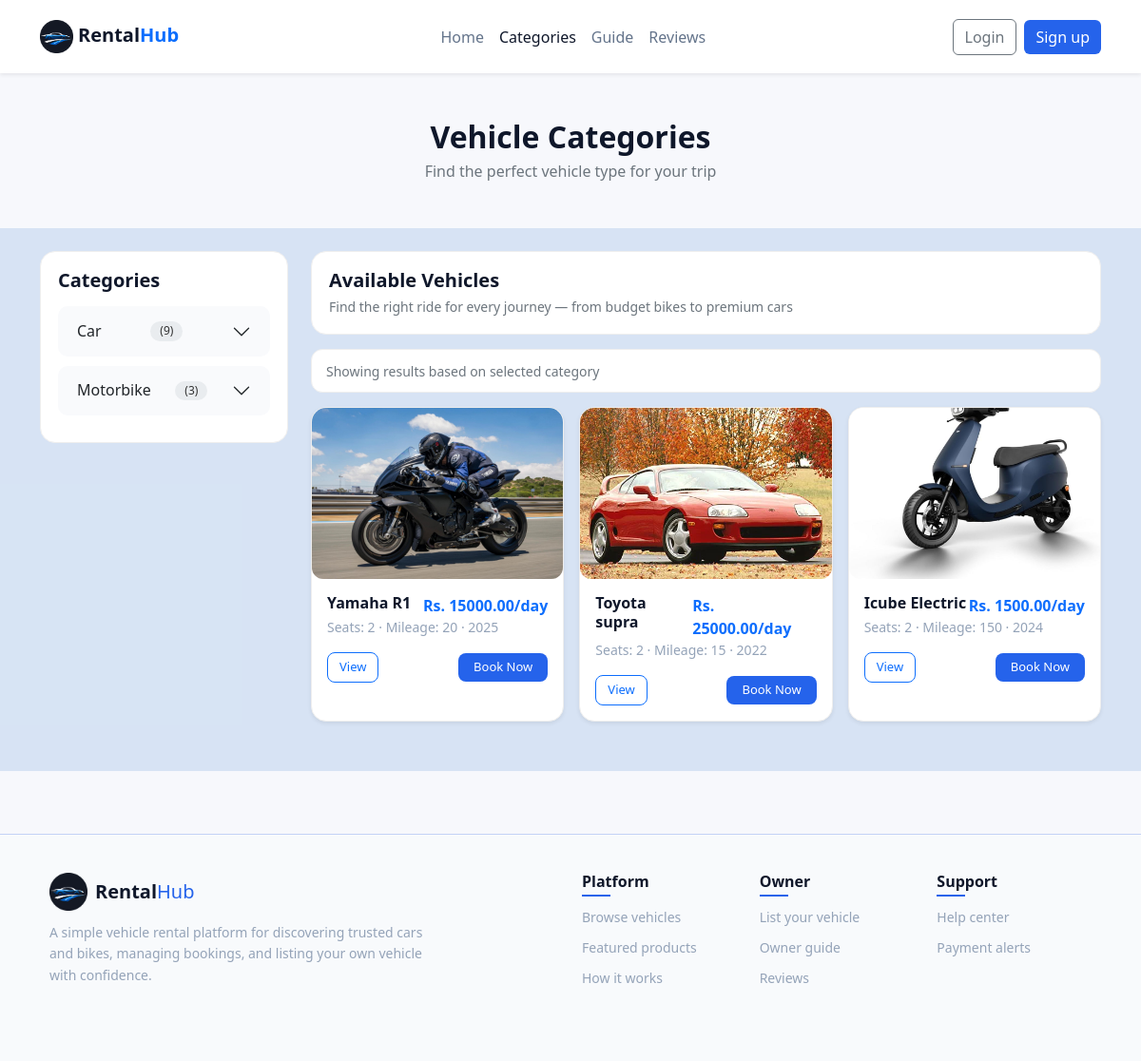
Page /category/ on the earlier database version.
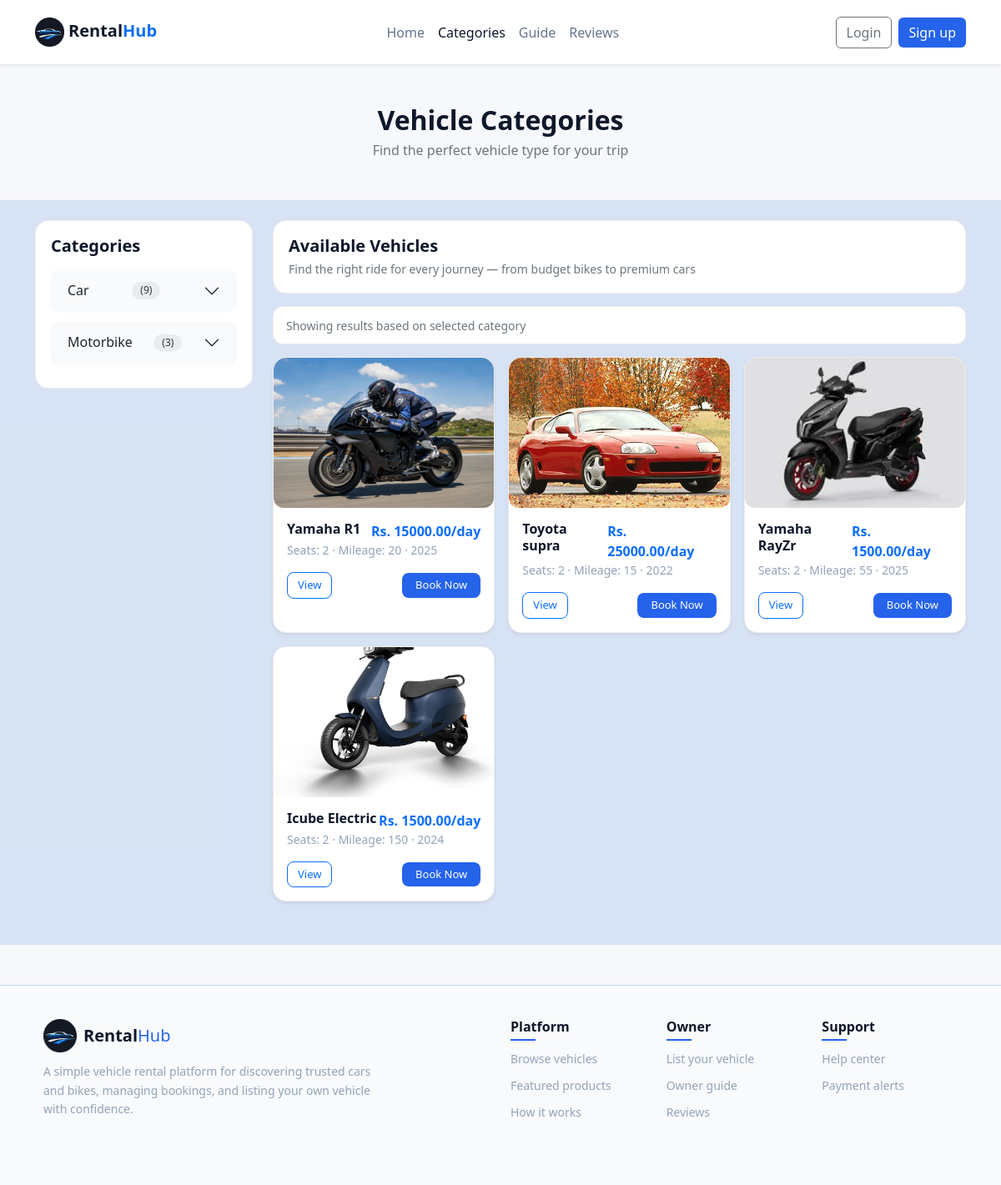
Same page on the later database version.
### main/models.py (models this page shows, shortened)
class Category(models.Model):
    title=models.CharField(max_length=200)

class Product(models.Model):
    owner=models.ForeignKey(User,on_delete=models.CASCADE,default=1,related_name='owner')
    plate=models.CharField(max_length=100,default='1111')
    model=models.CharField(max_length=100)
    brand=models.CharField(max_length=100)
    category=models.ForeignKey(Category,on_delete=models.CASCADE)
    subcategory=models.ForeignKey(SubCategory,on_delete=models.CASCADE)
    seats=models.IntegerField()
    milage=models.CharField(max_length=200)
    desc=models.TextField()
    make=models.IntegerField(null=True,blank=True)
    price_per_day=models.DecimalField(max_digits=10,decimal_places=2)
    bimg_number=models.ImageField(upload_to='bluebook',null=True,blank=True)
    bimg_detail=models.ImageField(upload_to='bluebook',null=True,blank=True)
    bimg_owner=models.ImageField(upload_to='bluebook',null=True,blank=True)
    image=models.ImageField(upload_to='product')
    created_at=models.DateTimeField(auto_now_add=True)
    is_available=models.BooleanField(default=True)
    approved=models.BooleanField(default=False)

### main/views.py (the view)
# urls.py: path('category/',views.category,name='category'),
def category(request):
    category=Category.objects.annotate(sub_count=Count('subcategory')).\
        prefetch_related(Prefetch('subcategory_set',queryset=SubCategory.objects.annotate(product_count=Count('product'))))
    sub_id=request.GET.get('subcategory')
    if sub_id:
        product=Product.objects.filter(subcategory=sub_id)
    else:
        product=Product.objects.filter(approved=True)
    context={
        'category':category,
        'product':product
    }
    if request.headers.get("HX-request"):
        return render(request,'main/product.html',context)
    return render(request,'main/category.html',context)

### main/templates/main/category.html (shortened to what this page needs)
{% extends "base.html" %}
{% load static %}
{% block css %}
<link rel="stylesheet" href="{% static 'css/category.css' %}">
{% endblock css %}
{% block content %}
<section class="categories-section py-5">
    <div class="container px-4">
        <div class="page-header mb-4">
            <h2 class="text-center">Vehicle Categories</h2>
            <p class="text-center">Find the perfect vehicle type for your trip</p>
        </div>
    </div>
    <div class="full-bg pb-1">
        <div class="container my-4 ">
            <div class="row g-4 my-5">
                <div class="col-md-3">
                    <div class="sidebar">
                        <h5 class="sidebar-title">Categories</h5>
                        <div class="accordion" id="catAccordion">
                            {% for i in category %}
                            <div class="accordion-item">
                                <h2 class="accordion-header">
                                    <button class="accordion-button collapsed" type="button" data-bs-toggle="collapse"
                                        data-bs-target="#cat{{i.id}}">
                                        <span>{{i.title}}</span>
                                        <span class="badge-count">({{i.sub_count}})</span>
                                    </button>
                                </h2>
                            </div>
                            {% endfor %}
                        </div>
                    </div>
                </div>
                <div class="col-md-9">
                    <div class="top-card">
                        <div>
                            <h5>Available Vehicles</h5>
                            <p>Find the right ride for every journey — from budget bikes to premium cars</p>
                        </div>
                    </div>
                    <div class="info-box">
                        <small>Showing results based on selected category</small>
                    </div>
                    <div class="row g-3" id="product_container">
                        {% include "main/product.html" %}
                    </div>
                </div>
            </div>
        </div>
    </div>
</section>
{% endblock content %}

### main/templates/main/product.html
{% if product %}
{% for i in product %}
<div class="col-md-6 col-lg-4">
    <div class="vehicle-card shadow-sm rounded-4 overflow-hidden bg-white">
        <div class="vehicle-img">
            <img src="{{i.image.url}}" alt="">
        </div>
        <div class="p-3">
            <div class="d-flex justify-content-between align-items-start">
                <h6 class="fw-bold mb-1">{{i.brand}} {{i.model}}</h6>
                <span class="fw-bold text-primary">Rs. {{i.price_per_day}}/day</span>
            </div>
            <small class="text-muted d-block mb-2">
                Seats: {{i.seats}} · Mileage: {{i.milage}} · {{i.make}}
            </small>
            <div class="d-flex justify-content-between align-items-center mt-3">
                <a href="#" class="btn btn-sm btn-outline-primary">View</a>
                <a href="{% url 'vehicle_detail' i.id %}">
                    <button class="btn btn-sm btn-primary px-3">
                        Book Now
                    </button>
                </a>
            </div>
        </div>
    </div>
</div>
{% endfor %}
{% else %}
<div class="alert alert-warning text-center">
    No vehicle found
</div>
{% endif %}

Differences in the rows shown:
now on this page (row edited): Product: image (picture), brand "Yamaha", model "RayZr", price_per_day "1500.00", seats "2", milage "55", make "2025"
